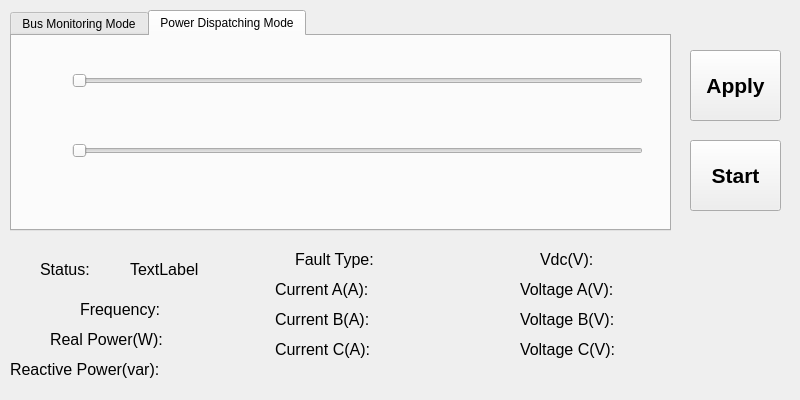
<?xml version="1.0" encoding="UTF-8"?>
<ui version="4.0">
 <class>Form</class>
 <widget class="QWidget" name="Form">
  <property name="geometry">
   <rect>
    <x>0</x>
    <y>0</y>
    <width>800</width>
    <height>400</height>
   </rect>
  </property>
  <property name="windowTitle">
   <string>Bi-directional Converter</string>
  </property>
  <property name="windowOpacity">
   <double>0.500000000000000</double>
  </property>
  <property name="locale">
   <locale language="English" country="Singapore"/>
  </property>
  <widget class="QTabWidget" name="tabWidget">
   <property name="geometry">
    <rect>
     <x>10</x>
     <y>10</y>
     <width>661</width>
     <height>221</height>
    </rect>
   </property>
   <property name="currentIndex">
    <number>1</number>
   </property>
   <widget class="QWidget" name="tab">
    <attribute name="title">
     <string>Bus Monitoring Mode</string>
    </attribute>
    <widget class="QSlider" name="horizontalSlider">
     <property name="geometry">
      <rect>
       <x>60</x>
       <y>30</y>
       <width>571</width>
       <height>29</height>
      </rect>
     </property>
     <property name="orientation">
      <enum>Qt::Horizontal</enum>
     </property>
    </widget>
    <widget class="QSlider" name="horizontalSlider_2">
     <property name="geometry">
      <rect>
       <x>60</x>
       <y>100</y>
       <width>571</width>
       <height>29</height>
      </rect>
     </property>
     <property name="orientation">
      <enum>Qt::Horizontal</enum>
     </property>
    </widget>
   </widget>
   <widget class="QWidget" name="tab_2">
    <attribute name="title">
     <string>Power Dispatching Mode</string>
    </attribute>
    <widget class="QSlider" name="horizontalSlider_3">
     <property name="geometry">
      <rect>
       <x>60</x>
       <y>100</y>
       <width>571</width>
       <height>29</height>
      </rect>
     </property>
     <property name="orientation">
      <enum>Qt::Horizontal</enum>
     </property>
    </widget>
    <widget class="QSlider" name="horizontalSlider_4">
     <property name="geometry">
      <rect>
       <x>60</x>
       <y>30</y>
       <width>571</width>
       <height>29</height>
      </rect>
     </property>
     <property name="orientation">
      <enum>Qt::Horizontal</enum>
     </property>
    </widget>
   </widget>
  </widget>
  <widget class="QLabel" name="label">
   <property name="geometry">
    <rect>
     <x>40</x>
     <y>260</y>
     <width>57</width>
     <height>19</height>
    </rect>
   </property>
   <property name="font">
    <font>
     <pointsize>12</pointsize>
    </font>
   </property>
   <property name="text">
    <string>Status:</string>
   </property>
  </widget>
  <widget class="QLabel" name="label_3">
   <property name="geometry">
    <rect>
     <x>80</x>
     <y>300</y>
     <width>88</width>
     <height>19</height>
    </rect>
   </property>
   <property name="font">
    <font>
     <pointsize>12</pointsize>
    </font>
   </property>
   <property name="text">
    <string>Frequency:</string>
   </property>
  </widget>
  <widget class="QLabel" name="label_4">
   <property name="geometry">
    <rect>
     <x>50</x>
     <y>330</y>
     <width>121</width>
     <height>19</height>
    </rect>
   </property>
   <property name="font">
    <font>
     <pointsize>12</pointsize>
    </font>
   </property>
   <property name="text">
    <string>Real Power(W):</string>
   </property>
  </widget>
  <widget class="QLabel" name="label_6">
   <property name="geometry">
    <rect>
     <x>10</x>
     <y>360</y>
     <width>166</width>
     <height>19</height>
    </rect>
   </property>
   <property name="font">
    <font>
     <pointsize>12</pointsize>
    </font>
   </property>
   <property name="text">
    <string>Reactive Power(var):</string>
   </property>
  </widget>
  <widget class="QLabel" name="label_5">
   <property name="geometry">
    <rect>
     <x>275</x>
     <y>310</y>
     <width>106</width>
     <height>19</height>
    </rect>
   </property>
   <property name="font">
    <font>
     <pointsize>12</pointsize>
    </font>
   </property>
   <property name="text">
    <string>Current B(A):</string>
   </property>
  </widget>
  <widget class="QLabel" name="label_7">
   <property name="geometry">
    <rect>
     <x>275</x>
     <y>280</y>
     <width>106</width>
     <height>19</height>
    </rect>
   </property>
   <property name="font">
    <font>
     <pointsize>12</pointsize>
    </font>
   </property>
   <property name="text">
    <string>Current A(A):</string>
   </property>
  </widget>
  <widget class="QLabel" name="label_8">
   <property name="geometry">
    <rect>
     <x>275</x>
     <y>340</y>
     <width>106</width>
     <height>19</height>
    </rect>
   </property>
   <property name="font">
    <font>
     <pointsize>12</pointsize>
    </font>
   </property>
   <property name="text">
    <string>Current C(A):</string>
   </property>
  </widget>
  <widget class="QLabel" name="label_2">
   <property name="geometry">
    <rect>
     <x>295</x>
     <y>250</y>
     <width>87</width>
     <height>19</height>
    </rect>
   </property>
   <property name="font">
    <font>
     <pointsize>12</pointsize>
    </font>
   </property>
   <property name="text">
    <string>Fault Type:</string>
   </property>
  </widget>
  <widget class="QLabel" name="label_10">
   <property name="geometry">
    <rect>
     <x>520</x>
     <y>280</y>
     <width>106</width>
     <height>19</height>
    </rect>
   </property>
   <property name="font">
    <font>
     <pointsize>12</pointsize>
    </font>
   </property>
   <property name="text">
    <string>Voltage A(V):</string>
   </property>
  </widget>
  <widget class="QLabel" name="label_12">
   <property name="geometry">
    <rect>
     <x>540</x>
     <y>250</y>
     <width>59</width>
     <height>19</height>
    </rect>
   </property>
   <property name="font">
    <font>
     <pointsize>12</pointsize>
    </font>
   </property>
   <property name="text">
    <string>Vdc(V):</string>
   </property>
  </widget>
  <widget class="QPushButton" name="pushButton">
   <property name="geometry">
    <rect>
     <x>690</x>
     <y>50</y>
     <width>91</width>
     <height>71</height>
    </rect>
   </property>
   <property name="font">
    <font>
     <pointsize>16</pointsize>
     <weight>75</weight>
     <italic>false</italic>
     <bold>true</bold>
    </font>
   </property>
   <property name="cursor">
    <cursorShape>PointingHandCursor</cursorShape>
   </property>
   <property name="text">
    <string>Apply</string>
   </property>
  </widget>
  <widget class="QPushButton" name="pushButton_2">
   <property name="geometry">
    <rect>
     <x>690</x>
     <y>140</y>
     <width>91</width>
     <height>71</height>
    </rect>
   </property>
   <property name="font">
    <font>
     <pointsize>16</pointsize>
     <weight>75</weight>
     <bold>true</bold>
    </font>
   </property>
   <property name="text">
    <string>Start</string>
   </property>
  </widget>
  <widget class="QLabel" name="label_11">
   <property name="geometry">
    <rect>
     <x>520</x>
     <y>310</y>
     <width>106</width>
     <height>19</height>
    </rect>
   </property>
   <property name="font">
    <font>
     <pointsize>12</pointsize>
    </font>
   </property>
   <property name="text">
    <string>Voltage B(V):</string>
   </property>
  </widget>
  <widget class="QLabel" name="label_13">
   <property name="geometry">
    <rect>
     <x>520</x>
     <y>340</y>
     <width>106</width>
     <height>19</height>
    </rect>
   </property>
   <property name="font">
    <font>
     <pointsize>12</pointsize>
    </font>
   </property>
   <property name="text">
    <string>Voltage C(V):</string>
   </property>
  </widget>
  <widget class="QLabel" name="label_9">
   <property name="geometry">
    <rect>
     <x>130</x>
     <y>260</y>
     <width>76</width>
     <height>19</height>
    </rect>
   </property>
   <property name="font">
    <font>
     <pointsize>12</pointsize>
    </font>
   </property>
   <property name="text">
    <string>TextLabel</string>
   </property>
  </widget>
 </widget>
 <resources/>
 <connections/>
</ui>
